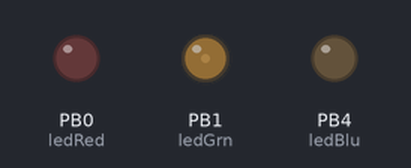
This sketch was run on a simulated ATtiny85, built with avr-gcc and run on an emulated ATtiny85. Shown: output pins drawn as LEDs (lit = HIGH). Sleep ends after the set time or at an interrupt; random numbers use the default seed unless the sketch sets one.

Above: at 2.66 s.
At 3.6 s:
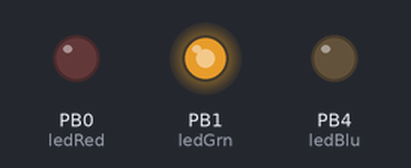
At 8.81 s:
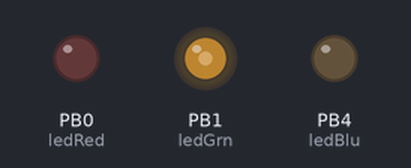
Timing chart, 0 to 12.7 s (numbered marks = the images above):
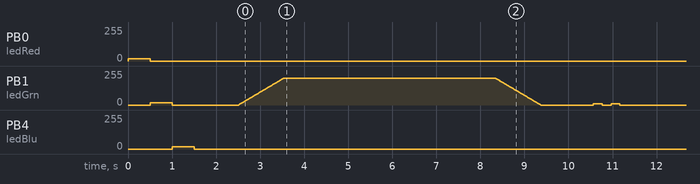

The sketch:

digispark-fairies.ino
```cpp
#include <avr/sleep.h>
#include <avr/wdt.h>

#ifndef cbi
#define cbi(sfr, bit) (_SFR_BYTE(sfr) &= ~_BV(bit))
#endif
#ifndef sbi
#define sbi(sfr, bit) (_SFR_BYTE(sfr) |= _BV(bit))
#endif

volatile boolean f_wdt = 1;


#define ledRed 0
#define ledGrn 1
#define ledBlu 4
#define snsPhoto 5
#define anaPhoto 0
#define minSleep 8  // 5 minutes = 36
#define maxSleep 7  // 15 minutes = 112
#define minLight 100

unsigned int RGB[3];
unsigned int intFairy;
unsigned int chirpRGB[3];
unsigned int intPhotoReading = 1024;
unsigned int intLastReading = 1024;
unsigned int intSleepCount = 0;

void setup() {
  pinMode(ledRed, OUTPUT);
  pinMode(ledGrn, OUTPUT);
  pinMode(ledBlu, OUTPUT);
  pinMode(snsPhoto, INPUT);

  // Boot-up sequence
  red(16);
  delay(500);
  red(0); green(16);
  delay(500);
  green(0); blue(16);
  delay(500);
  blue(0);

  delay(1000);

  // 0=16ms, 1=32ms,2=64ms,3=128ms,4=250ms,5=500ms
  // 6=1 sec,7=2 sec, 8=4 sec, 9= 8sec
  setup_watchdog(9);
}


void loop() {
  if (f_wdt==1) {  // wait for timed out watchdog / flag is set when a watchdog timeout occurs
    f_wdt=0;       // reset flag

    if(intSleepCount<=0) {
      // Take a reading from the photocell
      intPhotoReading = analogRead(anaPhoto);

      // Only run if the last reading was still bright enough
      if(intLastReading>minLight)
        Fairy();

      // Store the last reading for the next loop
      intLastReading = intPhotoReading;
      intLastReading = 1000;

      // Set how long we're going to sleep
      intSleepCount = random(minSleep, maxSleep);
    } else
      intSleepCount--;

    // Nite nite!
    system_sleep();
  }
}


void Fairy() {
  // Get a reading from the photocell
  intFairy = random(0, 7);

  switch(intFairy) {
    case 0:  // Tinkerbell = 0, 255, 0
      RGB[0] = 0; RGB[1] = 255; RGB[2] = 0;
      break;
    case 1:  // Vidia = 128, 0, 255
      RGB[0] = 128; RGB[1] = 0; RGB[2] = 255;
      break;
    case 2:  // Rosetta = 255, 0, 0
      RGB[0] = 255; RGB[1] = 0; RGB[2] = 0;
      break;
    case 3:  // Silvermist = 0, 0, 255
      RGB[0] = 0; RGB[1] = 0; RGB[2] = 255;
      break;
    case 4:  // Iridessa = 255, 255, 0
      RGB[0] = 255; RGB[1] = 255; RGB[2] = 0;
      break;
    case 5:  // Fawn = 237, 120, 6
      RGB[0] = 237; RGB[1] = 120; RGB[2] = 6;
      break;
    case 6:  // Chloe = 175, 75, 148
      RGB[0] = 175; RGB[1] = 75; RGB[2] = 148;
      break;
    case 7:  // Periwinkle = 128, 128, 255
      RGB[0] = 128; RGB[1] = 128; RGB[2] = 255;
      break;
    default:
      RGB[0] = 128; RGB[1] = 128; RGB[2] = 128;
  }

  // Fade in
  fadeIn(RGB, 10, 0, 100);

  // Hold it for 2-5 seconds
  delay(random(2,5)*1000);

  // Talk a little bit
  chatter(RGB, random(3,8), 1, 100);

  // Fade out
  fadeOut(RGB, 10, 0, 100);
  red(0); green(0); blue(0);

  // Wait 1-2 seconds
  delay(random(1,2)*1000);

  // Chirp!
  chirpRGB[0] = round(RGB[0]/30);
  chirpRGB[1] = round(RGB[1]/30);
  chirpRGB[2] = round(RGB[2]/30);
  chirp(chirpRGB, random(2,3), 200);

  // Silence!
  red(0); green(0); blue(0);
}


void fadeIn(unsigned int arr[3], unsigned int intDelay, unsigned int intMin, unsigned int intMax) {
  for(unsigned int i=intMin; i<=intMax; i++) {
    red(i*round(arr[0]/100));
    green(i*round(arr[1]/100));
    blue(i*round(arr[2]/100));

    delay(intDelay);
  }
}


void fadeOut(unsigned int arr[3], unsigned int intDelay, unsigned int intMin, unsigned int intMax) {
  for(unsigned int i=intMax; i>intMin; i--) {
    red(i*round(arr[0]/100));
    green(i*round(arr[1]/100));
    blue(i*round(arr[2]/100));

    delay(intDelay);
  }
}


void chirp(unsigned int arr[3], unsigned int intCount, unsigned int intDelay) {
  red(0); green(0); blue(0);
  delay(intDelay);

  for(unsigned int i = 0; i<intCount; i++) {
    red(arr[0]); green(arr[1]); blue(arr[2]);
    delay(intDelay);

    red(0); green(0); blue(0);
    delay(intDelay);
  }
}


void chatter(unsigned int arr[3], unsigned int intCount, unsigned int intDelay1, unsigned int intDelay2) {
  unsigned int chat[3];

  for(unsigned int i=0; i<intCount; i++) {
    fadeOut(arr, intDelay1, 20, 100);
    fadeIn(arr, intDelay1, 20, 100);
    delay(intDelay2);
  }
}


void red(unsigned int val) {
  analogWrite(ledRed, val);
}


void green(unsigned int val) {
  analogWrite(ledGrn, val);
}


void blue(unsigned int val) {
  analogWrite(ledBlu, val);
}


// set system into the sleep state
// system wakes up when wtchdog is timed out
void system_sleep() {
  cbi(ADCSRA,ADEN);                    // switch Analog to Digitalconverter OFF

  set_sleep_mode(SLEEP_MODE_PWR_DOWN); // sleep mode is set here
  sleep_enable();

  sleep_mode();                        // System sleeps here

  sleep_disable();                     // System continues execution here when watchdog timed out
  sbi(ADCSRA,ADEN);                    // switch Analog to Digitalconverter ON
}

// 0=16ms, 1=32ms,2=64ms,3=128ms,4=250ms,5=500ms
// 6=1 sec,7=2 sec, 8=4 sec, 9= 8sec
void setup_watchdog(int ii) {

  byte bb;
  int ww;
  if (ii > 9 ) ii=9;
  bb=ii & 7;
  if (ii > 7) bb|= (1<<5);
  bb|= (1<<WDCE);
  ww=bb;

  MCUSR &= ~(1<<WDRF);
  // start timed sequence
  WDTCR |= (1<<WDCE) | (1<<WDE);
  // set new watchdog timeout value
  WDTCR = bb;
  WDTCR |= _BV(WDIE);
}

// Watchdog Interrupt Service / is executed when watchdog timed out
ISR(WDT_vect) {
  f_wdt=1;  // set global flag
}
```
